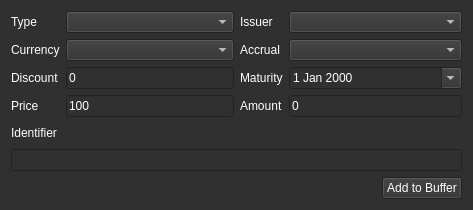
<?xml version="1.0" encoding="UTF-8"?>
<ui version="4.0">
 <class>Form</class>
 <widget class="QWidget" name="Form">
  <property name="geometry">
   <rect>
    <x>0</x>
    <y>0</y>
    <width>473</width>
    <height>210</height>
   </rect>
  </property>
  <property name="maximumSize">
   <size>
    <width>475</width>
    <height>210</height>
   </size>
  </property>
  <property name="windowTitle">
   <string>Time Deposits and Commercial Papers Manager</string>
  </property>
  <property name="styleSheet">
   <string notr="true">background-color: rgb(48, 48, 48);
font: 10pt &quot;Bloomberg Prop Unicode N&quot;;
color: rgb(255, 255, 255);
</string>
  </property>
  <layout class="QVBoxLayout" name="verticalLayout_3">
   <item>
    <layout class="QVBoxLayout" name="verticalLayout_2">
     <item>
      <layout class="QVBoxLayout" name="verticalLayout">
       <item>
        <layout class="QHBoxLayout" name="horizontalLayout">
         <item>
          <layout class="QFormLayout" name="formLayout">
           <item row="0" column="0">
            <widget class="QLabel" name="label">
             <property name="text">
              <string>Type</string>
             </property>
            </widget>
           </item>
           <item row="0" column="1">
            <widget class="QComboBox" name="comboBoxType"/>
           </item>
           <item row="1" column="0">
            <widget class="QLabel" name="label_2">
             <property name="text">
              <string>Currency</string>
             </property>
            </widget>
           </item>
           <item row="1" column="1">
            <widget class="QComboBox" name="comboBoxCurrency"/>
           </item>
           <item row="2" column="0">
            <widget class="QLabel" name="label_8">
             <property name="text">
              <string>Discount</string>
             </property>
            </widget>
           </item>
           <item row="2" column="1">
            <widget class="QLineEdit" name="lineEditRate">
             <property name="text">
              <string>0</string>
             </property>
            </widget>
           </item>
           <item row="3" column="0">
            <widget class="QLabel" name="label_4">
             <property name="text">
              <string>Price</string>
             </property>
            </widget>
           </item>
           <item row="3" column="1">
            <widget class="QLineEdit" name="lineEditPrice">
             <property name="text">
              <string>100</string>
             </property>
             <property name="readOnly">
              <bool>true</bool>
             </property>
            </widget>
           </item>
          </layout>
         </item>
         <item>
          <layout class="QFormLayout" name="formLayout_2">
           <item row="0" column="0">
            <widget class="QLabel" name="label_3">
             <property name="text">
              <string>Issuer</string>
             </property>
            </widget>
           </item>
           <item row="0" column="1">
            <widget class="QComboBox" name="comboBoxIssuer"/>
           </item>
           <item row="1" column="0">
            <widget class="QLabel" name="label_5">
             <property name="text">
              <string>Accrual</string>
             </property>
            </widget>
           </item>
           <item row="1" column="1">
            <widget class="QComboBox" name="comboBoxAccrual"/>
           </item>
           <item row="2" column="0">
            <widget class="QLabel" name="label_6">
             <property name="text">
              <string>Maturity</string>
             </property>
            </widget>
           </item>
           <item row="2" column="1">
            <widget class="QDateEdit" name="dateEdit">
             <property name="calendarPopup">
              <bool>true</bool>
             </property>
            </widget>
           </item>
           <item row="3" column="0">
            <widget class="QLabel" name="label_9">
             <property name="text">
              <string>Amount</string>
             </property>
            </widget>
           </item>
           <item row="3" column="1">
            <widget class="QLineEdit" name="lineEditAmount">
             <property name="text">
              <string>0</string>
             </property>
            </widget>
           </item>
          </layout>
         </item>
        </layout>
       </item>
       <item>
        <widget class="QLabel" name="label_7">
         <property name="text">
          <string>Identifier</string>
         </property>
        </widget>
       </item>
       <item>
        <widget class="QLineEdit" name="lineEditIsin"/>
       </item>
      </layout>
     </item>
     <item>
      <layout class="QHBoxLayout" name="horizontalLayout_2">
       <item>
        <spacer name="horizontalSpacer">
         <property name="orientation">
          <enum>Qt::Horizontal</enum>
         </property>
         <property name="sizeHint" stdset="0">
          <size>
           <width>288</width>
           <height>20</height>
          </size>
         </property>
        </spacer>
       </item>
       <item>
        <widget class="QPushButton" name="pushButtonAddToBuffer">
         <property name="text">
          <string>Add to Buffer</string>
         </property>
        </widget>
       </item>
      </layout>
     </item>
    </layout>
   </item>
  </layout>
 </widget>
 <resources/>
 <connections/>
</ui>
